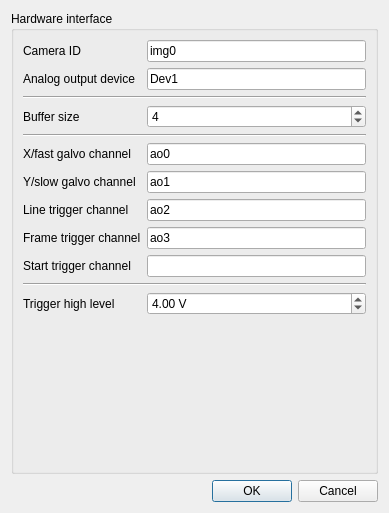
<?xml version="1.0" encoding="UTF-8"?>
<ui version="4.0">
 <class>Dialog</class>
 <widget class="QDialog" name="Dialog">
  <property name="geometry">
   <rect>
    <x>0</x>
    <y>0</y>
    <width>389</width>
    <height>513</height>
   </rect>
  </property>
  <property name="windowTitle">
   <string>Raster Scan Settings</string>
  </property>
  <layout class="QVBoxLayout" name="verticalLayout">
   <item>
    <widget class="QGroupBox" name="groupBox">
     <property name="title">
      <string>Hardware interface</string>
     </property>
     <layout class="QGridLayout" name="gridLayout">
      <item row="0" column="0">
       <layout class="QFormLayout" name="formLayout">
        <item row="0" column="0">
         <widget class="QLabel" name="label">
          <property name="toolTip">
           <string>The ID of the cam file associated with the line camera</string>
          </property>
          <property name="text">
           <string>Camera ID</string>
          </property>
         </widget>
        </item>
        <item row="5" column="0">
         <widget class="QLabel" name="label_2">
          <property name="toolTip">
           <string>The name of the ao channel used for the x galvo</string>
          </property>
          <property name="text">
           <string>X/fast galvo channel</string>
          </property>
         </widget>
        </item>
        <item row="6" column="0">
         <widget class="QLabel" name="label_3">
          <property name="toolTip">
           <string>The name of the ao channel used for the y galvo</string>
          </property>
          <property name="text">
           <string>Y/slow galvo channel</string>
          </property>
         </widget>
        </item>
        <item row="1" column="1">
         <widget class="QLineEdit" name="lineAODev">
          <property name="toolTip">
           <string>The ID of the analog output device used to drive scanner</string>
          </property>
          <property name="text">
           <string>Dev1</string>
          </property>
         </widget>
        </item>
        <item row="1" column="0">
         <widget class="QLabel" name="label_4">
          <property name="toolTip">
           <string>The ID of the analog output device used to drive scanner</string>
          </property>
          <property name="text">
           <string>Analog output device</string>
          </property>
         </widget>
        </item>
        <item row="0" column="1">
         <widget class="QLineEdit" name="lineCamID">
          <property name="toolTip">
           <string>The ID of the cam file associated with the line camera</string>
          </property>
          <property name="text">
           <string>img0</string>
          </property>
         </widget>
        </item>
        <item row="5" column="1">
         <widget class="QLineEdit" name="lineXCh">
          <property name="toolTip">
           <string>The name of the ao channel used for the x galvo</string>
          </property>
          <property name="text">
           <string>ao0</string>
          </property>
         </widget>
        </item>
        <item row="6" column="1">
         <widget class="QLineEdit" name="lineYCh">
          <property name="toolTip">
           <string>The name of the ao channel used for the y galvo</string>
          </property>
          <property name="text">
           <string>ao1</string>
          </property>
         </widget>
        </item>
        <item row="7" column="1">
         <widget class="QLineEdit" name="lineLineTrigCh">
          <property name="toolTip">
           <string>The name of the ao channel used to trigger each A-line</string>
          </property>
          <property name="text">
           <string>ao2</string>
          </property>
         </widget>
        </item>
        <item row="7" column="0">
         <widget class="QLabel" name="label_5">
          <property name="toolTip">
           <string>The name of the ao channel used to trigger each A-line</string>
          </property>
          <property name="text">
           <string>Line trigger channel</string>
          </property>
         </widget>
        </item>
        <item row="2" column="0" colspan="2">
         <widget class="Line" name="line">
          <property name="orientation">
           <enum>Qt::Horizontal</enum>
          </property>
         </widget>
        </item>
        <item row="8" column="1">
         <widget class="QLineEdit" name="lineFrameTrigCh">
          <property name="toolTip">
           <string>The name of the ao channel used to trigger each IMAQ buffer</string>
          </property>
          <property name="text">
           <string>ao3</string>
          </property>
         </widget>
        </item>
        <item row="8" column="0">
         <widget class="QLabel" name="label_6">
          <property name="toolTip">
           <string>The name of the ao channel used to trigger each IMAQ buffer</string>
          </property>
          <property name="text">
           <string>Frame trigger channel</string>
          </property>
         </widget>
        </item>
        <item row="11" column="1">
         <widget class="QDoubleSpinBox" name="spinTrigLevel">
          <property name="toolTip">
           <string>The amplitude of the pulse used for triggering</string>
          </property>
          <property name="suffix">
           <string> V</string>
          </property>
          <property name="minimum">
           <double>-10.000000000000000</double>
          </property>
          <property name="maximum">
           <double>10.000000000000000</double>
          </property>
          <property name="value">
           <double>4.000000000000000</double>
          </property>
         </widget>
        </item>
        <item row="11" column="0">
         <widget class="QLabel" name="label_1">
          <property name="toolTip">
           <string>The amplitude of the pulse used for triggering</string>
          </property>
          <property name="text">
           <string>Trigger high level</string>
          </property>
         </widget>
        </item>
        <item row="10" column="0" colspan="2">
         <widget class="Line" name="line_2">
          <property name="orientation">
           <enum>Qt::Horizontal</enum>
          </property>
         </widget>
        </item>
        <item row="3" column="0">
         <widget class="QLabel" name="label_8">
          <property name="toolTip">
           <string>The number of buffers allocated per the size of the total acquisition</string>
          </property>
          <property name="text">
           <string>Buffer size</string>
          </property>
         </widget>
        </item>
        <item row="4" column="0" colspan="2">
         <widget class="Line" name="line_3">
          <property name="orientation">
           <enum>Qt::Horizontal</enum>
          </property>
         </widget>
        </item>
        <item row="3" column="1">
         <widget class="QSpinBox" name="spinBox">
          <property name="toolTip">
           <string>The number of buffers allocated per the size of the total acquisition</string>
          </property>
          <property name="minimum">
           <number>1</number>
          </property>
          <property name="maximum">
           <number>256</number>
          </property>
          <property name="value">
           <number>4</number>
          </property>
         </widget>
        </item>
        <item row="9" column="0">
         <widget class="QLabel" name="label_7">
          <property name="text">
           <string>Start trigger channel</string>
          </property>
         </widget>
        </item>
        <item row="9" column="1">
         <widget class="QLineEdit" name="lineEdit"/>
        </item>
       </layout>
      </item>
     </layout>
    </widget>
   </item>
   <item>
    <widget class="QDialogButtonBox" name="buttonBox">
     <property name="orientation">
      <enum>Qt::Horizontal</enum>
     </property>
     <property name="standardButtons">
      <set>QDialogButtonBox::Cancel|QDialogButtonBox::Ok</set>
     </property>
    </widget>
   </item>
  </layout>
 </widget>
 <resources/>
 <connections>
  <connection>
   <sender>buttonBox</sender>
   <signal>accepted()</signal>
   <receiver>Dialog</receiver>
   <slot>accept()</slot>
   <hints>
    <hint type="sourcelabel">
     <x>248</x>
     <y>254</y>
    </hint>
    <hint type="destinationlabel">
     <x>157</x>
     <y>274</y>
    </hint>
   </hints>
  </connection>
  <connection>
   <sender>buttonBox</sender>
   <signal>rejected()</signal>
   <receiver>Dialog</receiver>
   <slot>reject()</slot>
   <hints>
    <hint type="sourcelabel">
     <x>316</x>
     <y>260</y>
    </hint>
    <hint type="destinationlabel">
     <x>286</x>
     <y>274</y>
    </hint>
   </hints>
  </connection>
 </connections>
</ui>
